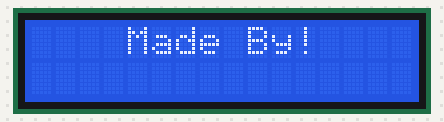
Bench run of a sketch on a simulated Arduino Uno, built with avr-gcc and run on an emulated ATmega328P. On the bench: 16×2 character LCD.

Above: at 0.1 s.
At 1.1 s:
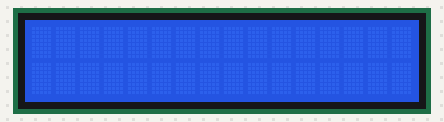

Measured:
- what the display in image 1 shows lasts 1.0 s, from 1.1 s to 2.1 s

The sketch:

displayLCD-Exemplo2.ino
```cpp
#include <LiquidCrystal.h>

LiquidCrystal lcd(2, 3, 4, 5, 6, 7);

void setup()
{
  Serial.begin(9600);
  lcd.begin(16, 2);
}

void loop()
{
  lcd.setCursor(0,0);
  lcd.print("    Made By!    ");
  delay(1000);
  lcd.clear();
  delay(1000);
}
```
